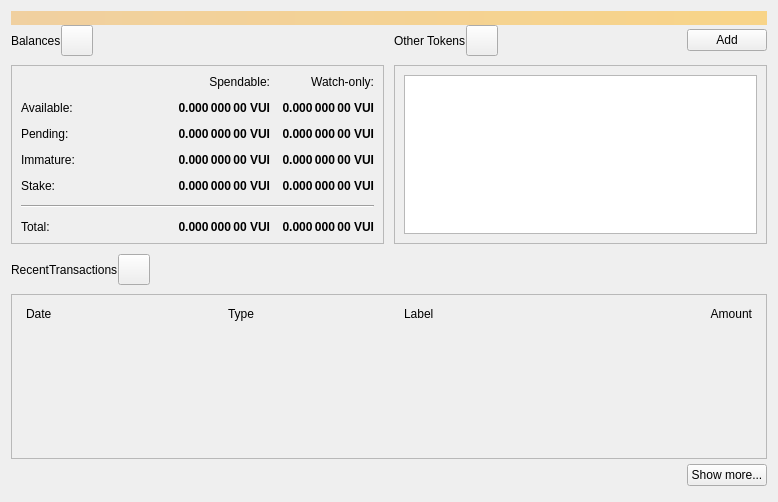
<?xml version="1.0" encoding="UTF-8"?>
<ui version="4.0">
 <class>OverviewPage</class>
 <widget class="QWidget" name="OverviewPage">
  <property name="geometry">
   <rect>
    <x>0</x>
    <y>0</y>
    <width>778</width>
    <height>502</height>
   </rect>
  </property>
  <property name="windowTitle">
   <string>Form</string>
  </property>
  <layout class="QVBoxLayout" name="topLayout">
   <property name="spacing">
    <number>0</number>
   </property>
   <item>
    <widget class="QLabel" name="labelAlerts">
     <property name="visible">
      <bool>false</bool>
     </property>
     <property name="styleSheet">
      <string notr="true">QLabel { background-color: qlineargradient(x1: 0, y1: 0, x2: 1, y2: 0, stop:0 #F0D0A0, stop:1 #F8D488); color:#000000; }</string>
     </property>
     <property name="wordWrap">
      <bool>true</bool>
     </property>
     <property name="margin">
      <number>3</number>
     </property>
     <property name="textInteractionFlags">
      <set>Qt::TextSelectableByMouse</set>
     </property>
    </widget>
   </item>
   <item>
    <layout class="QGridLayout" name="gridLayout_2">
     <item row="0" column="2">
      <layout class="QHBoxLayout" name="horizontalLayout_4">
       <property name="bottomMargin">
        <number>9</number>
       </property>
       <item>
        <widget class="QLabel" name="labelTokens">
         <property name="text">
          <string>Other Tokens</string>
         </property>
        </widget>
       </item>
       <item>
        <widget class="QToolButton" name="labelTokenStatus">
         <property name="toolTip">
          <string>The displayed information may be out of date. Your wallet automatically synchronizes with the Vuicash network after a connection is established, but this process has not completed yet.</string>
         </property>
         <property name="text">
          <string/>
         </property>
         <property name="iconSize">
          <size>
           <width>24</width>
           <height>24</height>
          </size>
         </property>
         <property name="flat" stdset="0">
          <bool>false</bool>
         </property>
        </widget>
       </item>
       <item>
        <spacer name="horizontalSpacer_7">
         <property name="orientation">
          <enum>Qt::Horizontal</enum>
         </property>
         <property name="sizeHint" stdset="0">
          <size>
           <width>40</width>
           <height>20</height>
          </size>
         </property>
        </spacer>
       </item>
       <item>
        <widget class="QPushButton" name="buttonAddToken">
         <property name="text">
          <string>Add</string>
         </property>
        </widget>
       </item>
      </layout>
     </item>
     <item row="1" column="2">
      <widget class="QFrame" name="frameOtherTokens">
       <property name="minimumSize">
        <size>
         <width>0</width>
         <height>100</height>
        </size>
       </property>
       <property name="frameShape">
        <enum>QFrame::StyledPanel</enum>
       </property>
       <property name="frameShadow">
        <enum>QFrame::Raised</enum>
       </property>
       <layout class="QVBoxLayout" name="verticalLayout_10">
        <item>
         <widget class="QListView" name="listTokens">
          <property name="enabled">
           <bool>true</bool>
          </property>
         </widget>
        </item>
       </layout>
      </widget>
     </item>
     <item row="1" column="0">
      <widget class="QFrame" name="frameBalances">
       <property name="frameShape">
        <enum>QFrame::StyledPanel</enum>
       </property>
       <property name="frameShadow">
        <enum>QFrame::Raised</enum>
       </property>
       <layout class="QVBoxLayout" name="verticalLayout_4">
        <item>
         <layout class="QGridLayout" name="gridLayout">
          <property name="spacing">
           <number>12</number>
          </property>
          <item row="2" column="3">
           <widget class="QLabel" name="labelWatchPending">
            <property name="font">
             <font>
              <weight>75</weight>
              <bold>true</bold>
             </font>
            </property>
            <property name="cursor">
             <cursorShape>IBeamCursor</cursorShape>
            </property>
            <property name="toolTip">
             <string>Unconfirmed transactions to watch-only addresses</string>
            </property>
            <property name="text">
             <string notr="true">0.000 000 00 VUI</string>
            </property>
            <property name="alignment">
             <set>Qt::AlignRight|Qt::AlignTrailing|Qt::AlignVCenter</set>
            </property>
            <property name="textInteractionFlags">
             <set>Qt::LinksAccessibleByMouse|Qt::TextSelectableByKeyboard|Qt::TextSelectableByMouse</set>
            </property>
           </widget>
          </item>
          <item row="2" column="2">
           <widget class="QLabel" name="labelUnconfirmed">
            <property name="font">
             <font>
              <weight>75</weight>
              <bold>true</bold>
             </font>
            </property>
            <property name="cursor">
             <cursorShape>IBeamCursor</cursorShape>
            </property>
            <property name="toolTip">
             <string>Total of transactions that have yet to be confirmed, and do not yet count toward the spendable balance</string>
            </property>
            <property name="text">
             <string notr="true">0.000 000 00 VUI</string>
            </property>
            <property name="alignment">
             <set>Qt::AlignRight|Qt::AlignTrailing|Qt::AlignVCenter</set>
            </property>
            <property name="textInteractionFlags">
             <set>Qt::LinksAccessibleByMouse|Qt::TextSelectableByKeyboard|Qt::TextSelectableByMouse</set>
            </property>
           </widget>
          </item>
          <item row="3" column="2">
           <widget class="QLabel" name="labelImmature">
            <property name="font">
             <font>
              <weight>75</weight>
              <bold>true</bold>
             </font>
            </property>
            <property name="cursor">
             <cursorShape>IBeamCursor</cursorShape>
            </property>
            <property name="toolTip">
             <string>Mined balance that has not yet matured</string>
            </property>
            <property name="text">
             <string notr="true">0.000 000 00 VUI</string>
            </property>
            <property name="alignment">
             <set>Qt::AlignRight|Qt::AlignTrailing|Qt::AlignVCenter</set>
            </property>
            <property name="textInteractionFlags">
             <set>Qt::LinksAccessibleByMouse|Qt::TextSelectableByKeyboard|Qt::TextSelectableByMouse</set>
            </property>
           </widget>
          </item>
          <item row="3" column="0">
           <widget class="QLabel" name="labelImmatureText">
            <property name="text">
             <string>Immature:</string>
            </property>
           </widget>
          </item>
          <item row="0" column="3">
           <widget class="QLabel" name="labelWatchonly">
            <property name="text">
             <string>Watch-only:</string>
            </property>
            <property name="alignment">
             <set>Qt::AlignRight|Qt::AlignTrailing|Qt::AlignVCenter</set>
            </property>
           </widget>
          </item>
          <item row="1" column="0">
           <widget class="QLabel" name="labelBalanceText">
            <property name="text">
             <string>Available:</string>
            </property>
           </widget>
          </item>
          <item row="1" column="2">
           <widget class="QLabel" name="labelBalance">
            <property name="font">
             <font>
              <weight>75</weight>
              <bold>true</bold>
             </font>
            </property>
            <property name="cursor">
             <cursorShape>IBeamCursor</cursorShape>
            </property>
            <property name="toolTip">
             <string>Your current spendable balance</string>
            </property>
            <property name="text">
             <string notr="true">0.000 000 00 VUI</string>
            </property>
            <property name="alignment">
             <set>Qt::AlignRight|Qt::AlignTrailing|Qt::AlignVCenter</set>
            </property>
            <property name="textInteractionFlags">
             <set>Qt::LinksAccessibleByMouse|Qt::TextSelectableByKeyboard|Qt::TextSelectableByMouse</set>
            </property>
           </widget>
          </item>
          <item row="1" column="3">
           <widget class="QLabel" name="labelWatchAvailable">
            <property name="font">
             <font>
              <weight>75</weight>
              <bold>true</bold>
             </font>
            </property>
            <property name="cursor">
             <cursorShape>IBeamCursor</cursorShape>
            </property>
            <property name="toolTip">
             <string>Your current balance in watch-only addresses</string>
            </property>
            <property name="text">
             <string notr="true">0.000 000 00 VUI</string>
            </property>
            <property name="alignment">
             <set>Qt::AlignRight|Qt::AlignTrailing|Qt::AlignVCenter</set>
            </property>
            <property name="textInteractionFlags">
             <set>Qt::LinksAccessibleByMouse|Qt::TextSelectableByKeyboard|Qt::TextSelectableByMouse</set>
            </property>
           </widget>
          </item>
          <item row="2" column="0">
           <widget class="QLabel" name="labelPendingText">
            <property name="text">
             <string>Pending:</string>
            </property>
           </widget>
          </item>
          <item row="0" column="2">
           <widget class="QLabel" name="labelSpendable">
            <property name="text">
             <string>Spendable:</string>
            </property>
            <property name="alignment">
             <set>Qt::AlignRight|Qt::AlignTrailing|Qt::AlignVCenter</set>
            </property>
           </widget>
          </item>
          <item row="4" column="0">
           <widget class="QLabel" name="labelStakeText">
            <property name="text">
             <string>Stake:</string>
            </property>
           </widget>
          </item>
          <item row="4" column="2">
           <widget class="QLabel" name="labelStake">
            <property name="font">
             <font>
              <weight>75</weight>
              <bold>true</bold>
             </font>
            </property>
            <property name="text">
             <string>0.000 000 00 VUI</string>
            </property>
            <property name="alignment">
             <set>Qt::AlignRight|Qt::AlignTrailing|Qt::AlignVCenter</set>
            </property>
            <property name="textInteractionFlags">
             <set>Qt::LinksAccessibleByMouse|Qt::TextSelectableByKeyboard|Qt::TextSelectableByMouse</set>
            </property>
           </widget>
          </item>
          <item row="4" column="3">
           <widget class="QLabel" name="labelWatchStake">
            <property name="font">
             <font>
              <weight>75</weight>
              <bold>true</bold>
             </font>
            </property>
            <property name="text">
             <string>0.000 000 00 VUI</string>
            </property>
            <property name="alignment">
             <set>Qt::AlignRight|Qt::AlignTrailing|Qt::AlignVCenter</set>
            </property>
            <property name="textInteractionFlags">
             <set>Qt::LinksAccessibleByMouse|Qt::TextSelectableByKeyboard|Qt::TextSelectableByMouse</set>
            </property>
           </widget>
          </item>
          <item row="3" column="3">
           <widget class="QLabel" name="labelWatchImmature">
            <property name="font">
             <font>
              <weight>75</weight>
              <bold>true</bold>
             </font>
            </property>
            <property name="cursor">
             <cursorShape>IBeamCursor</cursorShape>
            </property>
            <property name="toolTip">
             <string>Mined balance in watch-only addresses that has not yet matured</string>
            </property>
            <property name="text">
             <string notr="true">0.000 000 00 VUI</string>
            </property>
            <property name="alignment">
             <set>Qt::AlignRight|Qt::AlignTrailing|Qt::AlignVCenter</set>
            </property>
            <property name="textInteractionFlags">
             <set>Qt::LinksAccessibleByMouse|Qt::TextSelectableByKeyboard|Qt::TextSelectableByMouse</set>
            </property>
           </widget>
          </item>
          <item row="7" column="3">
           <widget class="QLabel" name="labelWatchTotal">
            <property name="font">
             <font>
              <weight>75</weight>
              <bold>true</bold>
             </font>
            </property>
            <property name="cursor">
             <cursorShape>IBeamCursor</cursorShape>
            </property>
            <property name="toolTip">
             <string>Current total balance in watch-only addresses</string>
            </property>
            <property name="text">
             <string notr="true">0.000 000 00 VUI</string>
            </property>
            <property name="alignment">
             <set>Qt::AlignRight|Qt::AlignTrailing|Qt::AlignVCenter</set>
            </property>
            <property name="textInteractionFlags">
             <set>Qt::LinksAccessibleByMouse|Qt::TextSelectableByKeyboard|Qt::TextSelectableByMouse</set>
            </property>
           </widget>
          </item>
          <item row="5" column="0" colspan="4">
           <spacer name="verticalSpacer">
            <property name="orientation">
             <enum>Qt::Vertical</enum>
            </property>
            <property name="sizeHint" stdset="0">
             <size>
              <width>20</width>
              <height>40</height>
             </size>
            </property>
           </spacer>
          </item>
          <item row="7" column="2">
           <widget class="QLabel" name="labelTotal">
            <property name="font">
             <font>
              <weight>75</weight>
              <bold>true</bold>
             </font>
            </property>
            <property name="cursor">
             <cursorShape>IBeamCursor</cursorShape>
            </property>
            <property name="toolTip">
             <string>Your current total balance</string>
            </property>
            <property name="text">
             <string notr="true">0.000 000 00 VUI</string>
            </property>
            <property name="alignment">
             <set>Qt::AlignRight|Qt::AlignTrailing|Qt::AlignVCenter</set>
            </property>
            <property name="textInteractionFlags">
             <set>Qt::LinksAccessibleByMouse|Qt::TextSelectableByKeyboard|Qt::TextSelectableByMouse</set>
            </property>
           </widget>
          </item>
          <item row="0" column="1" rowspan="5">
           <spacer name="horizontalSpacer_5">
            <property name="orientation">
             <enum>Qt::Horizontal</enum>
            </property>
            <property name="sizeHint" stdset="0">
             <size>
              <width>40</width>
              <height>20</height>
             </size>
            </property>
           </spacer>
          </item>
          <item row="7" column="0">
           <widget class="QLabel" name="labelTotalText">
            <property name="text">
             <string>Total:        </string>
            </property>
           </widget>
          </item>
          <item row="6" column="0" colspan="4">
           <widget class="Line" name="hLine">
            <property name="orientation">
             <enum>Qt::Horizontal</enum>
            </property>
           </widget>
          </item>
         </layout>
        </item>
       </layout>
      </widget>
     </item>
     <item row="0" column="0">
      <layout class="QHBoxLayout" name="horizontalLayout_2">
       <property name="bottomMargin">
        <number>9</number>
       </property>
       <item>
        <widget class="QLabel" name="labelBalances">
         <property name="text">
          <string>Balances</string>
         </property>
        </widget>
       </item>
       <item>
        <widget class="QToolButton" name="labelWalletStatus">
         <property name="enabled">
          <bool>true</bool>
         </property>
         <property name="toolTip">
          <string>The displayed information may be out of date. Your wallet automatically synchronizes with the Vuicash network after a connection is established, but this process has not completed yet.</string>
         </property>
         <property name="text">
          <string/>
         </property>
         <property name="icon">
          <iconset>
           <normaloff>:/icons/warning</normaloff>
           <disabledoff>:/icons/warning</disabledoff>:/icons/warning</iconset>
         </property>
         <property name="iconSize">
          <size>
           <width>24</width>
           <height>24</height>
          </size>
         </property>
         <property name="flat" stdset="0">
          <bool>false</bool>
         </property>
        </widget>
       </item>
       <item>
        <spacer name="horizontalSpacer">
         <property name="orientation">
          <enum>Qt::Horizontal</enum>
         </property>
         <property name="sizeHint" stdset="0">
          <size>
           <width>40</width>
           <height>20</height>
          </size>
         </property>
        </spacer>
       </item>
      </layout>
     </item>
     <item row="0" column="1" rowspan="2">
      <spacer name="horizontalSpacer_4">
       <property name="orientation">
        <enum>Qt::Horizontal</enum>
       </property>
       <property name="sizeType">
        <enum>QSizePolicy::Fixed</enum>
       </property>
       <property name="sizeHint" stdset="0">
        <size>
         <width>10</width>
         <height>20</height>
        </size>
       </property>
      </spacer>
     </item>
    </layout>
   </item>
   <item>
    <spacer name="verticalSpacer_4">
     <property name="orientation">
      <enum>Qt::Vertical</enum>
     </property>
     <property name="sizeType">
      <enum>QSizePolicy::Fixed</enum>
     </property>
     <property name="sizeHint" stdset="0">
      <size>
       <width>20</width>
       <height>10</height>
      </size>
     </property>
    </spacer>
   </item>
   <item>
    <layout class="QHBoxLayout" name="horizontalLayout_6">
     <property name="bottomMargin">
      <number>9</number>
     </property>
     <item>
      <widget class="QLabel" name="labelRecentTransactions">
       <property name="text">
        <string>RecentTransactions</string>
       </property>
      </widget>
     </item>
     <item>
      <widget class="QToolButton" name="labelTransactionsStatus">
       <property name="enabled">
        <bool>true</bool>
       </property>
       <property name="toolTip">
        <string>The displayed information may be out of date. Your wallet automatically synchronizes with the Vuicash network after a connection is established, but this process has not completed yet.</string>
       </property>
       <property name="text">
        <string/>
       </property>
       <property name="icon">
        <iconset>
         <normaloff>:/icons/warning</normaloff>
         <disabledoff>:/icons/warning</disabledoff>:/icons/warning</iconset>
       </property>
       <property name="iconSize">
        <size>
         <width>24</width>
         <height>24</height>
        </size>
       </property>
       <property name="flat" stdset="0">
        <bool>false</bool>
       </property>
      </widget>
     </item>
     <item>
      <spacer name="horizontalSpacer_3">
       <property name="orientation">
        <enum>Qt::Horizontal</enum>
       </property>
       <property name="sizeHint" stdset="0">
        <size>
         <width>40</width>
         <height>20</height>
        </size>
       </property>
      </spacer>
     </item>
    </layout>
   </item>
   <item>
    <layout class="QVBoxLayout" name="verticalLayout_3">
     <item>
      <widget class="QFrame" name="frameRecentTransactions">
       <property name="frameShape">
        <enum>QFrame::StyledPanel</enum>
       </property>
       <property name="frameShadow">
        <enum>QFrame::Raised</enum>
       </property>
       <layout class="QVBoxLayout" name="verticalLayout_8">
        <item>
         <layout class="QHBoxLayout" name="horizontalLayout_3">
          <property name="spacing">
           <number>5</number>
          </property>
          <property name="leftMargin">
           <number>5</number>
          </property>
          <property name="rightMargin">
           <number>5</number>
          </property>
          <item>
           <widget class="QLabel" name="labelDate">
            <property name="text">
             <string>Date</string>
            </property>
           </widget>
          </item>
          <item>
           <spacer name="horizontalSpacer_2">
            <property name="orientation">
             <enum>Qt::Horizontal</enum>
            </property>
            <property name="sizeType">
             <enum>QSizePolicy::Fixed</enum>
            </property>
            <property name="sizeHint" stdset="0">
             <size>
              <width>25</width>
              <height>20</height>
             </size>
            </property>
           </spacer>
          </item>
          <item>
           <widget class="QLabel" name="labelType">
            <property name="text">
             <string>Type</string>
            </property>
           </widget>
          </item>
          <item>
           <widget class="QLabel" name="labelAddress">
            <property name="text">
             <string>Label</string>
            </property>
           </widget>
          </item>
          <item>
           <widget class="QLabel" name="labelAmount">
            <property name="text">
             <string>Amount</string>
            </property>
            <property name="alignment">
             <set>Qt::AlignRight|Qt::AlignTrailing|Qt::AlignVCenter</set>
            </property>
           </widget>
          </item>
         </layout>
        </item>
        <item>
         <widget class="QListView" name="listTransactions">
          <property name="styleSheet">
           <string notr="true">QListView { background: transparent; }</string>
          </property>
          <property name="frameShape">
           <enum>QFrame::NoFrame</enum>
          </property>
          <property name="verticalScrollBarPolicy">
           <enum>Qt::ScrollBarAlwaysOff</enum>
          </property>
          <property name="horizontalScrollBarPolicy">
           <enum>Qt::ScrollBarAlwaysOff</enum>
          </property>
         </widget>
        </item>
       </layout>
      </widget>
     </item>
     <item>
      <layout class="QHBoxLayout" name="horizontalLayout">
       <property name="topMargin">
        <number>5</number>
       </property>
       <property name="bottomMargin">
        <number>5</number>
       </property>
       <item>
        <spacer name="horizontalSpacer_6">
         <property name="orientation">
          <enum>Qt::Horizontal</enum>
         </property>
         <property name="sizeHint" stdset="0">
          <size>
           <width>40</width>
           <height>20</height>
          </size>
         </property>
        </spacer>
       </item>
       <item>
        <widget class="QPushButton" name="showMoreButton">
         <property name="text">
          <string>Show more...</string>
         </property>
        </widget>
       </item>
      </layout>
     </item>
    </layout>
   </item>
  </layout>
 </widget>
 <resources/>
 <connections/>
</ui>
